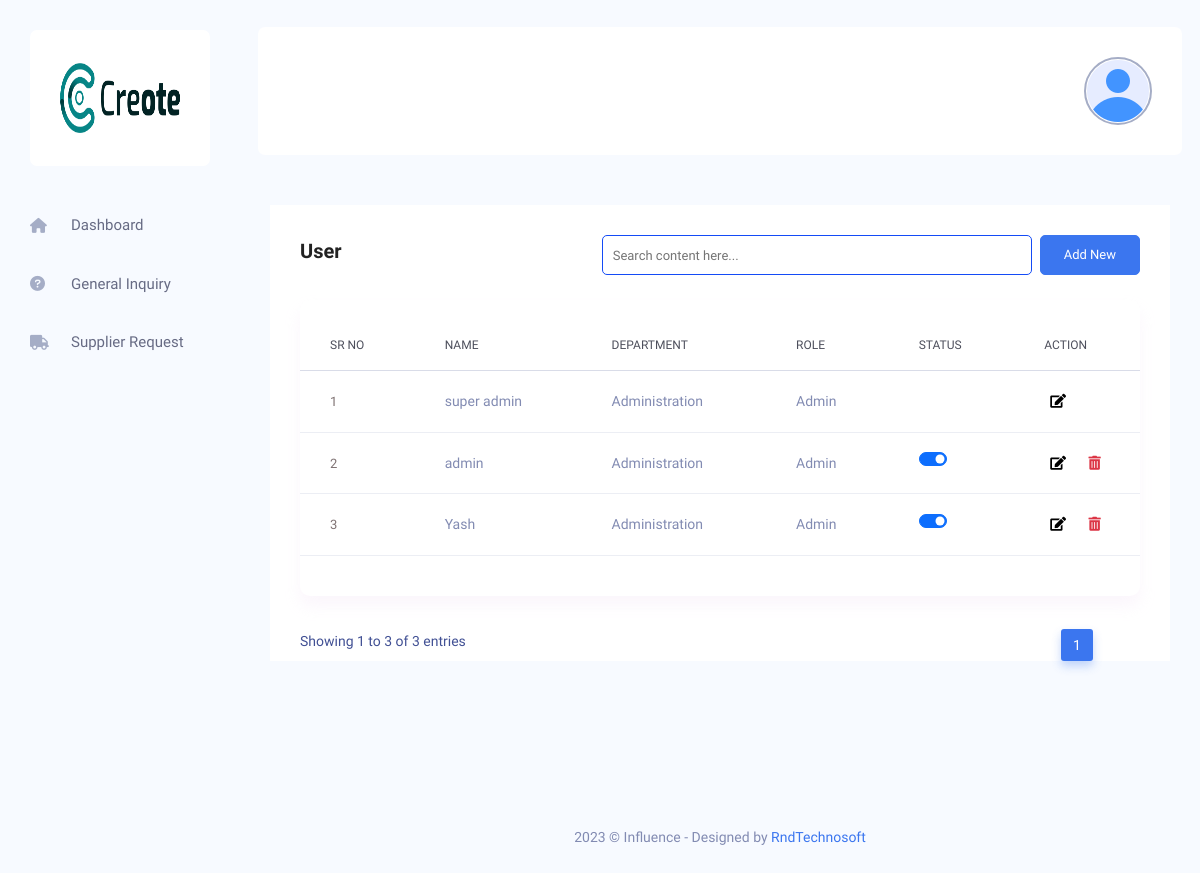
Page /admin/manage-admin.php (signed in) on the committed database.
### tables this page shows
CREATE TABLE `tbl_footer_setting` (
  `id` int(11) UNSIGNED NOT NULL,
  `name` varchar(190) NOT NULL,
  `logo` varchar(190) NOT NULL,
  `alt_tag` varchar(191) NOT NULL,
  `background_image` text NOT NULL,
  `alt_tag1` varchar(191) NOT NULL,
  `about_us_des` varchar(250) NOT NULL,
  `facebook_link` varchar(191) NOT NULL,
  `twitter_link` varchar(191) NOT NULL,
  `instagram_link` varchar(191) NOT NULL,
  `youtube_link` varchar(191) NOT NULL,
  `create_at` timestamp NOT NULL DEFAULT current_timestamp(),
  `update_at` timestamp NULL DEFAULT NULL ON UPDATE current_timestamp()
);

CREATE TABLE `tbl_user` (
  `id` int(11) NOT NULL,
  `name` varchar(190) NOT NULL,
  `email` varchar(254) NOT NULL,
  `password` varchar(255) NOT NULL,
  `dept_id` int(11) UNSIGNED NOT NULL,
  `role_id` int(11) UNSIGNED NOT NULL,
  `mobile_no` int(10) NOT NULL,
  `description` text NOT NULL,
  `emp_status` int(11) NOT NULL DEFAULT 1,
  `created_at` timestamp NOT NULL DEFAULT current_timestamp(),
  `updated_at` timestamp NULL DEFAULT NULL ON UPDATE current_timestamp()
);

CREATE TABLE `tbl_dept` (
  `id` int(11) UNSIGNED NOT NULL,
  `name` varchar(70) NOT NULL,
  `created_at` datetime NOT NULL DEFAULT current_timestamp(),
  `updated_at` timestamp NULL DEFAULT NULL ON UPDATE current_timestamp()
);

CREATE TABLE `tbl_role` (
  `id` int(11) UNSIGNED NOT NULL,
  `name` varchar(70) NOT NULL,
  `dept_id` int(11) UNSIGNED NOT NULL,
  `created_at` timestamp NOT NULL DEFAULT current_timestamp(),
  `updated_at` timestamp NULL DEFAULT NULL ON UPDATE current_timestamp()
);

### admin/manage-admin.php (the view, shortened to what this page needs)
<?php
include 'includes/header.php';
?>
<?php
include 'includes/side-bar.php';
?>
<?php include 'includes/top-bar.php';
?>
<div class="main_content_iner ">
    <div class="container-fluid plr_30 body_white_bg pt_30">
        <div class="row justify-content-center">
            <div class="col-12">
                <div class="QA_section">
                    <div class="white_box_tittle list_header">
                        <h4>User</h4>
                        <div class="box_right d-flex lms_block">
                            <div class="serach_field_2">
                                <div class="search_inner">
                                    <div class="search_field">
                                        <input type="text" placeholder="Search content here..." class="search-table-data">
                                    </div>
                                </div>
                            </div>
                            <div class="add_button ms-2">
                                <a href="add-employee.php" class="btn_1">Add New</a>
                            </div>
                        </div>
                    </div>
                    <div class="QA_table ">
                        <table class="table lms_table_active">
                            <thead>
                                <tr>
                                    <th scope="col">Sr No</th>
                                    <th scope="col">Name</th>
                                    <th scope="col">Department</th>
                                    <th scope="col">role</th>
                                    <th scope="col">Status</th>
                                    <th scope="col">Action</th>
                                </tr>
                            </thead>
                            <tbody>
                                <?php
                                $sql = 'SELECT tbl_user.*, tbl_user.id as uid, tbl_dept.name as deptname, tbl_role.name as rolename
                                    FROM tbl_user
                                    JOIN tbl_dept ON tbl_user.dept_id = tbl_dept.id
                                    JOIN tbl_role ON tbl_user.role_id = tbl_role.id
                                    WHERE tbl_dept.name = "Administration"';
                                $result = mysqli_query($conn, $sql);
                                if (mysqli_num_rows($result) > 0) {
                                    $cno = 1;
                                    while ($row = mysqli_fetch_assoc($result)) {
                                ?>
                                        <tr>
                                            <th scope="row"> <a href="#" class="question_content"><?php echo $cno ?></a></th>
                                            <td><?php echo $row['name'] ?></td>
                                            <td><?php echo $row['deptname']  ?></td>
                                            <td><?php echo $row['rolename']  ?></td>
                                            <td>
                                                <div class="form-check form-switch">
                                                    <input class="form-check-input <?php if($row['uid'] == 1){ echo "d-none" ;} ?> "  <?php if ($row['emp_status'] == 1) {
                                                                                        echo "checked";
                                                                                    } ?> type="checkbox" role="switch" id="status" onclick="toggleStatus('tbl_user','emp_status',<?php echo $row['uid']; ?>);">
                                                </div>
                                            </td>
                                            <td>
                                                <form class="d-inline" action="update-employee.php" method="post">
                                                    <button type="submit" name="update-employee" id="" class="fas fa-edit  border border-0 bg-white">
                                                </form>
                                                 <form class="d-inline " action="manage-employee.php" method="post"  >
                                                    <button type="submit" name="delete" id="" class="fas fa-trash-alt text-danger border border-0 bg-white <?php if($row['uid'] == 1){ echo "d-none" ;} ?> ">
                                                </form>
                                            </td>
                                        </tr>
                                <?php
                                        $cno++;
                                    }
                                } ?>
                            </tbody>
                        </table>
                    </div>
                </div>
            </div>
        </div>
    </div>
</div>
<?php
include 'includes/footer.php';
?>

### admin/includes/header.php (shortened to what this page needs)
<!DOCTYPE html>
<html lang="eng">
<head>
    <link rel="stylesheet" href="assets/css/bootstrap1.min.css" />
    <link rel="stylesheet" href="assets/vendors/themefy_icon/themify-icons.css" />
    <link rel="stylesheet" href="assets/vendors/swiper_slider/css/swiper.min.css" />
    <link rel="stylesheet" href="assets/vendors/select2/css/select2.min.css" />
    <link rel="stylesheet" href="assets/vendors/niceselect/css/nice-select.css" />
    <link rel="stylesheet" href="https://cdnjs.cloudflare.com/ajax/libs/font-awesome/5.15.3/css/all.min.css" />
    <link rel="stylesheet" href="https://cdnjs.cloudflare.com/ajax/libs/font-awesome/6.0.0-beta3/css/all.min.css">
    <link rel="stylesheet" href="assets/vendors/owl_carousel/css/owl.carousel.css" />
    <link rel="stylesheet" href="assets/vendors/gijgo/gijgo.min.css" />
    <link rel="stylesheet" href="assets/vendors/font_awesome/css/all.min.css" />
    <link rel="stylesheet" href="assets/vendors/tagsinput/tagsinput.css" />
    <link rel="stylesheet" href="assets/vendors/datatable/css/jquery.dataTables.min.css" />
    <link rel="stylesheet" href="assets/vendors/datatable/css/responsive.dataTables.min.css" />
    <link rel="stylesheet" href="assets/vendors/datatable/css/buttons.dataTables.min.css" />
    <link rel="stylesheet" href="assets/vendors/text_editor/summernote-bs4.css" />
    <link rel="stylesheet" href="assets/vendors/morris/morris.css">
    <link rel="stylesheet" href="assets/vendors/material_icon/material-icons.css" />
    <link rel="stylesheet" href="assets/css/metisMenu.css">
    <link rel="stylesheet" href="assets/css/style1.css" />
    <link rel="stylesheet" href="assets/css/custome.css" />
    <link rel="stylesheet" href="assets/css/colors/default.css" id="colorSkinCSS">
    <link rel='stylesheet' href='https://cdn.jsdelivr.net/npm/sweetalert2@7.12.15/dist/sweetalert2.min.css'>
</head>
<body class="crm_body_bg">

### admin/includes/side-bar.php (shortened to what this page needs)
<?php
$select = "SELECT * FROM tbl_footer_setting WHERE id = 1";
$footerl = mysqli_query($conn, $select);
$sidebarlogo = mysqli_fetch_assoc($footerl);
?>
<nav class="sidebar">
    <div class="logo d-flex justify-content-between">
        <a href="home.php"><img src="./images/footer/<?php echo $sidebarlogo['logo']; ?>" height="70" width="70" alt="<?php echo $sidebarlogo['alt_tag']; ?>"></a>
    </div>
    <ul id="sidebar_menu">
        <li class="">
            <a class="" href="home.php" aria-expanded="false">
               <i class="fa-solid fa-house"></i>
                <span>Dashboard</span>
            </a>
        </li>
         <li class="">
            <a class="" href="manage-general-inquiry.php" aria-expanded="false">
                <i class="fa-solid fa-circle-question"></i>
                <span>General Inquiry</span>
            </a>
        </li>
         <li class="">
            <a class="" href="manage-supplier-request.php" aria-expanded="false">
                <i class="fas fa-truck"></i>
                <span>Supplier Request</span>
            </a>
        </li>
    </ul>
</nav>

### admin/includes/top-bar.php (shortened to what this page needs)
<section class="main_content dashboard_part">
    <div class="container-fluid g-0">
        <div class="row">
            <div class="col-lg-12 p-0">
                <div class="header_iner d-flex justify-content-between align-items-center">
                    <div class="header_right d-flex justify-content-between align-items-center">
                        <div class="profile_info">
                            <img src="images/user.png" alt="#">
                        </div>
                    </div>
                </div>
            </div>
        </div>
    </div>

### admin/includes/footer.php (shortened to what this page needs)
<div class="footer_part">
    <div class="container-fluid">
        <div class="row">
            <div class="col-lg-12 col-sm-12">
                <div class="footer_iner text-center">
                    <p>2023 © Influence - Designed by<a href="#"> RndTechnosoft </a></p>
                </div>
            </div>
        </div>
    </div>
</div>
</section>
</body>
</html>

### admin/assets/css/custome.css (style rules this page uses)
.serach_field_2 .search_inner input { color: #000; font-size: 13px; height: 40px; width: 100%; border-radius: 5px; padding-left: 10px !important; border: 1px solid #144bf6; padding-right: 15px; }

### rows in the picture
tbl_footer_setting: logo (placeholder picture)
tbl_user: name "super admin", dept.name "Administration", role.name "Admin"
tbl_user: name "admin", dept.name "Administration", role.name "Admin", emp_status "☑"
tbl_user: name "Yash", dept.name "Administration", role.name "Admin", emp_status "☑"
